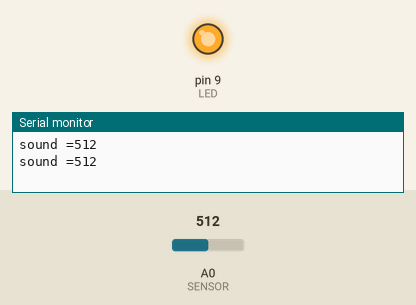
Bench run of a sketch on a simulated Arduino Uno, built with avr-gcc and run on an emulated ATmega328P. On the bench: output pins drawn as LEDs (lit = HIGH), the last lines printed to the serial monitor. The test bench sets the inputs (shaded band); at power-on: A0 (SENSOR) = 512.

Above: at 1.9 s.
2.0 s: A0 (SENSOR) set to 33
3.5 s: A0 (SENSOR) set to 28
At 4.7 s:
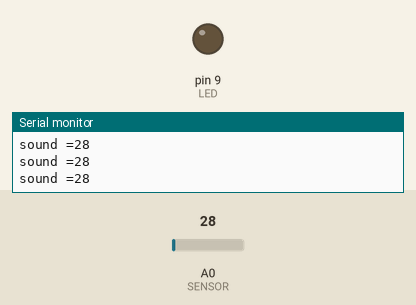
5.9 s: A0 (SENSOR) set to 122
At 7.1 s:
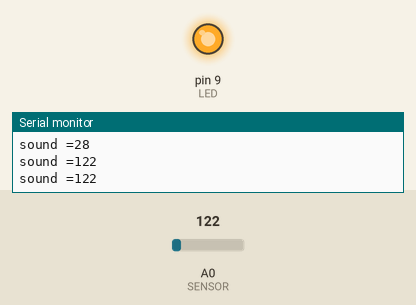
7.4 s: A0 (SENSOR) set to 20
At 8.9 s:
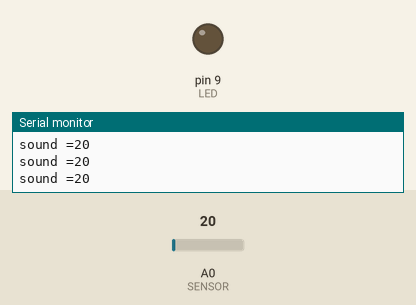
Timing chart, 0 to 10.4 s (numbered marks = the images above; inputs shaded):
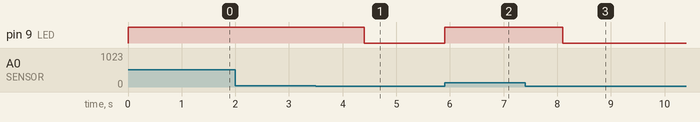

The sketch:

sound_02.ino
```cpp
const int SENSOR = A0;
const int LED = 9;

void setup() {
  pinMode(SENSOR, INPUT);
  Serial.begin(115200);

  pinMode(LED, OUTPUT);
}

void loop() {
  int sound = analogRead(SENSOR);

  Serial.print("sound =");
  Serial.println(sound);

  if(sound > 30) {
    digitalWrite(LED, HIGH);
    delay(1000);
  } else {
    digitalWrite(LED, LOW);
  }

  delay(100);
}
```

Measured:
- the behaviour switches between 31 and 30 on A0 (SENSOR) (found by bisection; images 0 and 1)
- after the input at 3.5 s, pin 9 (LED): HIGH → LOW after 0.90 s
- after the input at 5.9 s, pin 9 (LED): LOW → HIGH at once
- after the input at 7.4 s, pin 9 (LED): HIGH → LOW after 0.71 s
